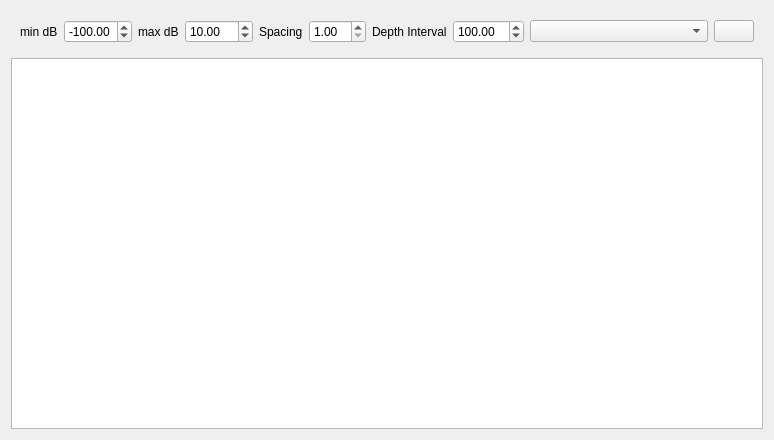
<?xml version="1.0" encoding="UTF-8"?>
<ui version="4.0">
 <class>MarineEchogramWidget</class>
 <widget class="QWidget" name="MarineEchogramWidget">
  <property name="geometry">
   <rect>
    <x>0</x>
    <y>0</y>
    <width>774</width>
    <height>440</height>
   </rect>
  </property>
  <property name="windowTitle">
   <string>Echogram</string>
  </property>
  <layout class="QVBoxLayout" name="verticalLayout">
   <item>
    <widget class="QWidget" name="toolbarWidget" native="true">
     <property name="sizePolicy">
      <sizepolicy hsizetype="Preferred" vsizetype="Minimum">
       <horstretch>0</horstretch>
       <verstretch>0</verstretch>
      </sizepolicy>
     </property>
     <layout class="QHBoxLayout" name="horizontalLayout">
      <item>
       <widget class="QLabel" name="minDbLabel">
        <property name="text">
         <string>min dB</string>
        </property>
       </widget>
      </item>
      <item>
       <widget class="QDoubleSpinBox" name="minDbDoubleSpinBox">
        <property name="minimum">
         <double>-200.000000000000000</double>
        </property>
        <property name="maximum">
         <double>100.000000000000000</double>
        </property>
        <property name="singleStep">
         <double>0.500000000000000</double>
        </property>
        <property name="value">
         <double>-100.000000000000000</double>
        </property>
       </widget>
      </item>
      <item>
       <widget class="QLabel" name="maxDbLabel">
        <property name="text">
         <string>max dB</string>
        </property>
       </widget>
      </item>
      <item>
       <widget class="QDoubleSpinBox" name="maxDbDoubleSpinBox">
        <property name="minimum">
         <double>-200.000000000000000</double>
        </property>
        <property name="maximum">
         <double>100.000000000000000</double>
        </property>
        <property name="singleStep">
         <double>0.500000000000000</double>
        </property>
        <property name="value">
         <double>10.000000000000000</double>
        </property>
       </widget>
      </item>
      <item>
       <widget class="QLabel" name="pingSpacingLabel">
        <property name="text">
         <string>Spacing</string>
        </property>
       </widget>
      </item>
      <item>
       <widget class="QDoubleSpinBox" name="pingSpacingDoubleSpinBox">
        <property name="minimum">
         <double>1.000000000000000</double>
        </property>
        <property name="maximum">
         <double>10.000000000000000</double>
        </property>
        <property name="singleStep">
         <double>0.200000000000000</double>
        </property>
        <property name="value">
         <double>1.000000000000000</double>
        </property>
       </widget>
      </item>
      <item>
       <widget class="QLabel" name="depthIntervalLabel">
        <property name="text">
         <string>Depth Interval</string>
        </property>
       </widget>
      </item>
      <item>
       <widget class="QDoubleSpinBox" name="depthIntervalDoubleSpinBox">
        <property name="minimum">
         <double>1.000000000000000</double>
        </property>
        <property name="maximum">
         <double>1000.000000000000000</double>
        </property>
        <property name="singleStep">
         <double>10.000000000000000</double>
        </property>
        <property name="value">
         <double>100.000000000000000</double>
        </property>
       </widget>
      </item>
      <item>
       <widget class="QComboBox" name="topicsComboBox">
        <property name="sizePolicy">
         <sizepolicy hsizetype="Preferred" vsizetype="Fixed">
          <horstretch>1</horstretch>
          <verstretch>0</verstretch>
         </sizepolicy>
        </property>
        <property name="sizeAdjustPolicy">
         <enum>QComboBox::AdjustToContents</enum>
        </property>
       </widget>
      </item>
      <item>
       <widget class="QPushButton" name="refreshTopicsPushButton">
        <property name="text">
         <string/>
        </property>
        <property name="icon">
         <iconset theme="view-refresh">
          <normaloff>.</normaloff>.</iconset>
        </property>
       </widget>
      </item>
     </layout>
    </widget>
   </item>
   <item>
    <widget class="rqt_marine_sonar::EchogramWidget" name="echogramWidget"/>
   </item>
  </layout>
 </widget>
 <customwidgets>
  <customwidget>
   <class>rqt_marine_sonar::EchogramWidget</class>
   <extends>QGraphicsView</extends>
   <header>rqt_marine_sonar/echogram_widget.h</header>
  </customwidget>
 </customwidgets>
 <resources/>
 <connections/>
</ui>
